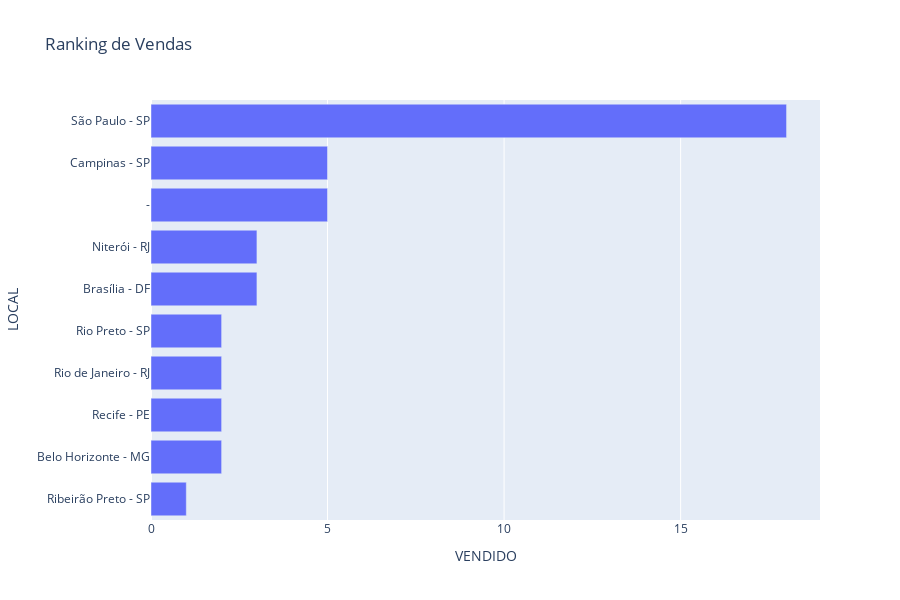

The code cell stored with this chart in its notebook:
### Markdown cell above
Também quis mostrar de onde são os nossos LEADS convertidos:

### Code cell
venda['LOCAL'] = venda['LOCAL'].replace('São Paulo, SP','São Paulo - SP')

fig = px.bar(vendas.sort_values('VENDIDO', ascending=True), x='VENDIDO',y='LOCAL',
             orientation='h', 
             title='Ranking de Vendas',
             
             height=600, 
             width=900)
fig.show()

### Figure 1 — Plotly figure (JSON) as saved in the notebook; plotly's stock layout.template omitted (floating-point values rounded to 4 significant figures)
{"data": [{"alignmentgroup": "True", "hovertemplate": "VENDIDO=%{x}<br>LOCAL=%{y}<extra></extra>", "legendgroup": "", "marker": {"color": "#636efa", "pattern": {"shape": ""}}, "name": "", "offsetgroup": "", "orientation": "h", "showlegend": false, "textposition": "auto", "type": "bar", "x": [1, 2, 2, 2, 2, 3, 3, 5, 5, 18], "xaxis": "x", "y": ["Ribeirão Preto - SP", "Belo Horizonte - MG", "Recife - PE", "Rio de Janeiro - RJ", "Rio Preto - SP", "Brasília - DF", "Niterói - RJ", "-", "Campinas - SP", "São Paulo - SP"], "yaxis": "y"}], "layout": {"barmode": "relative", "height": 600, "legend": {"tracegroupgap": 0}, "title": {"text": "Ranking de Vendas"}, "width": 900, "xaxis": {"anchor": "y", "domain": [0, 1], "title": {"text": "VENDIDO"}}, "yaxis": {"anchor": "x", "domain": [0, 1], "title": {"text": "LOCAL"}}}}
